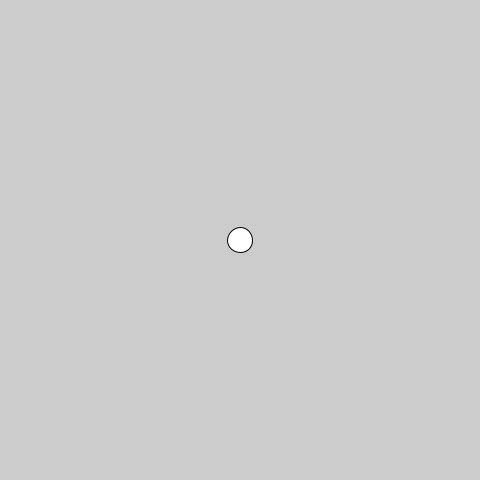
Frame 1 (no input)
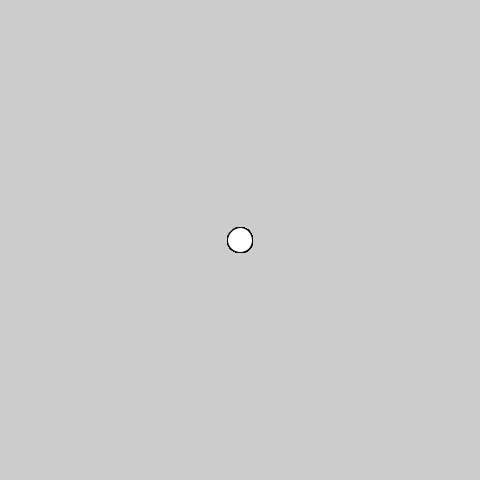
Frame 60 (the mouse pressed at the canvas centre just before this capture)
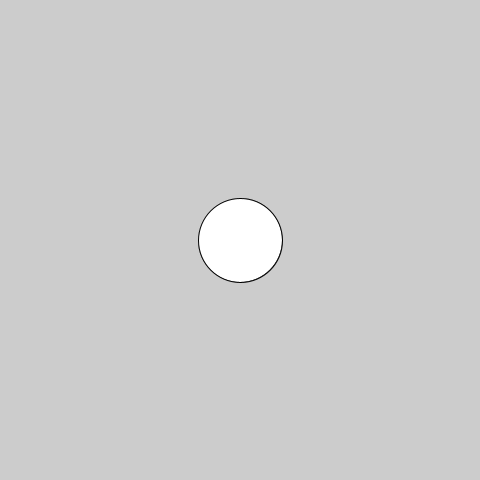
Frame 120 (the mouse held since frame 60 and released just before this capture)

The Processing sketch that drew these frames (run headless with seeded random() and noise(); from frame 60 on, the mouse is pressed at the canvas centre):

// Processing sketch: GrowingCircle
// ── GrowingCircle.pde
int param = 25;

void setup() {
  // make canvas 480px by 480px
  size(480,480);
}


void draw() {
  //background(255);

  if(mousePressed == true) {
    ellipse(width/2, height/2, param, param);
    param++;
  } else {
    param = 25;
    ellipse(width/2, height/2, param, param);
  }

}
